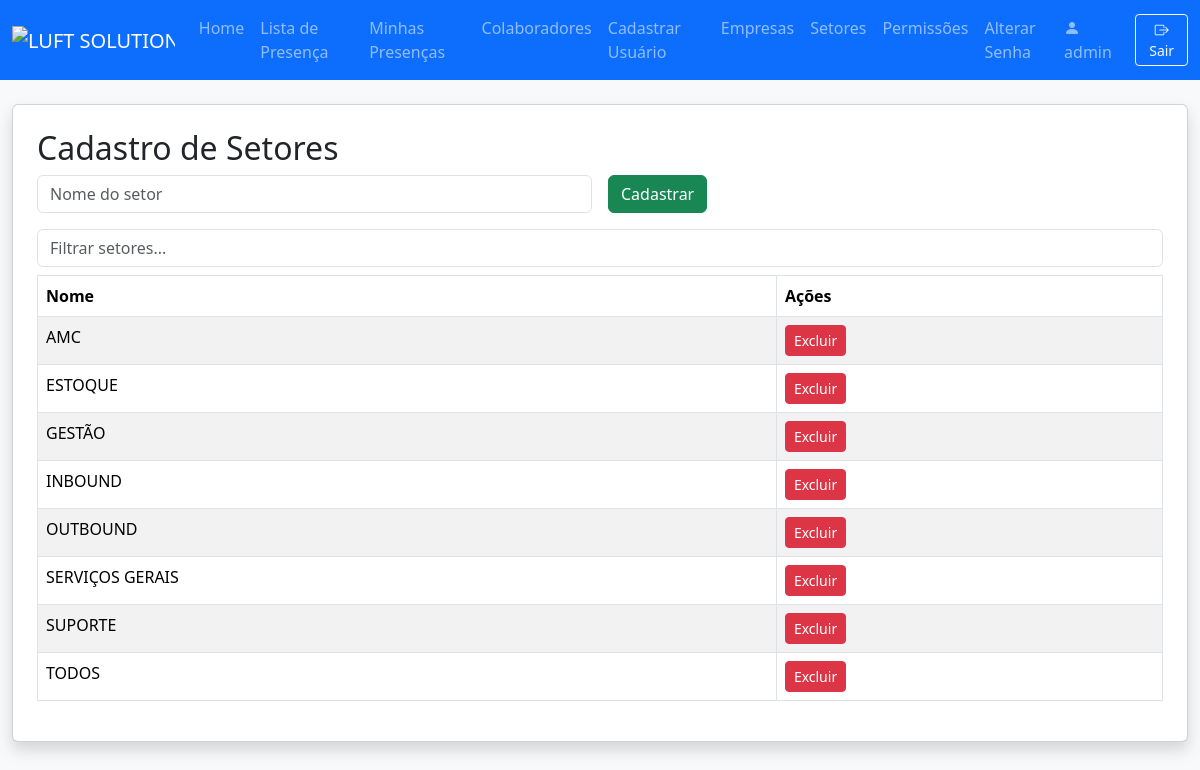
Page /setores (signed in) on the committed database.
### models.py (models this page shows)
class User(db.Model):
    id = db.Column(db.Integer, primary_key=True)
    nome_completo = db.Column(db.String(150), nullable=False)
    username = db.Column(db.String(80), unique=True, nullable=False)
    password = db.Column(db.String(200), nullable=False)
    role = db.Column(db.String(20), nullable=False, default='lider')
    empresa_id = db.Column(db.Integer, db.ForeignKey('empresa.id'))
    setor_id = db.Column(db.Integer, db.ForeignKey('setor.id'))
    empresas = db.relationship('Empresa', secondary=user_empresas, backref='usuarios')
    empresa = db.relationship('Empresa')
    setor = db.relationship('Setor')
    precisa_trocar_senha = db.Column(db.Boolean, default=True)

class Setor(db.Model):
    id = db.Column(db.Integer, primary_key=True)
    nome = db.Column(db.String(100), unique=True, nullable=False)

### app.py (the view, shortened to what this page needs)
@app.route('/setores', methods=['GET', 'POST'])
@login_required
def setores():
    if not has_permission(g.user, 'can_access_setores'):
        flash('Sem acesso.')
        return redirect(url_for('index'))
    setores = Setor.query.order_by(Setor.nome).all()
    return render_template('setores.html', setores=setores, user=g.user)

### app.py (called while the page is built)
@app.after_request
def add_no_cache_headers(response):
    response.headers['Cache-Control'] = 'no-store, no-cache, must-revalidate, private'
    response.headers['Pragma'] = 'no-cache'
    response.headers['Expires'] = '0'
    return response

@app.before_request
def load_logged_in_user():
    user_id = session.get('user_id')
    g.user = None
    if user_id is not None:
        g.user = User.query.get(user_id)
    public_routes = ['login', 'static', 'home']
    if not g.user and request.endpoint not in public_routes:
        flash('Faça login para acessar esta página.')
        return redirect(url_for('login', next=request.url))

def login_required(f):
    @wraps(f)
    def decorated_function(*args, **kwargs):
        if g.user is None:
            flash('Faça login para acessar esta página.')
            return redirect(url_for('login', next=request.url))
        return f(*args, **kwargs)
    return decorated_function

def has_permission(user, perm_field):
    if not user:
        return False
    if user.username == MASTER_USER:
        return True
    perm = Permission.query.filter_by(role=user.role).first()
    return getattr(perm, perm_field, False) if perm else False

### templates/setores.html (shortened to what this page needs)
{% extends "navbar.html" %}
{% block content %}
<div class="card shadow p-4 mb-4">
    <h2>Cadastro de Setores</h2>
    <form method="POST" class="row g-3 mb-3">
        <div class="col-md-6">
            <input type="text" class="form-control" name="nome" placeholder="Nome do setor" required>
        </div>
        <div class="col-md-2">
            <button class="btn btn-success" type="submit">Cadastrar</button>
        </div>
    </form>
    <input type="text" id="filtroSetor" class="form-control mb-2" placeholder="Filtrar setores...">
    <div class="table-responsive">
        <table class="table table-bordered table-striped" id="tabelaSetores">
            <thead>
                <tr>
                    <th>Nome</th>
                    <th>Ações</th>
                </tr>
            </thead>
            <tbody>
                {% for setor in setores %}
                <tr>
                    <td>{{ setor.nome }}</td>
                    <td>
                        <a href="{{ url_for('delete_setor', id=setor.id) }}" class="btn btn-sm btn-danger" onclick="return confirm('Excluir setor?')">Excluir</a>
                    </td>
                </tr>
                {% endfor %}
            </tbody>
        </table>
    </div>
</div>
{% endblock %}

### templates/navbar.html (shortened to what this page needs)
<!DOCTYPE html>
<html lang="pt-br">
<head>
  <link href="https://cdn.jsdelivr.net/npm/bootstrap@5.3.3/dist/css/bootstrap.min.css" rel="stylesheet">
  <link rel="stylesheet" href="https://cdn.jsdelivr.net/npm/bootstrap-icons@1.11.3/font/bootstrap-icons.min.css">
</head>
<body class="bg-light">
  <nav class="navbar navbar-expand-lg navbar-dark bg-primary">
    <div class="container-fluid">
      <a class="navbar-brand" href="#">
        <img src="https://i.postimg.cc/hPGVrc5f/LUFT-SOLUTIONS.webp" alt="LUFT SOLUTIONS" style="height:48px;">
      </a>
      <div class="collapse navbar-collapse" id="mainNavbar">
        <ul class="navbar-nav me-auto mb-2 mb-lg-0">
          {% if user and has_permission(user, 'can_access_index') %}
          <li class="nav-item">
            <a class="nav-link" href="{{ url_for('index') }}">Home</a>
          </li>
          {% endif %}
          {% if user and has_permission(user, 'can_access_lista_presenca') %}
          <li class="nav-item">
            <a class="nav-link" href="{{ url_for('lista_presenca') }}">Lista de Presença</a>
          </li>
          <li class="nav-item">
            <a class="nav-link" href="{{ url_for('minhas_presencas') }}">Minhas Presenças</a>
          </li>
          {% endif %}
          {% if user and has_permission(user, 'can_access_colaboradores') %}
          <li class="nav-item">
            <a class="nav-link" href="{{ url_for('colaboradores') }}">Colaboradores</a>
          </li>
          {% endif %}
          {% if user and has_permission(user, 'can_access_register_user') %}
          <li class="nav-item">
            <a class="nav-link" href="{{ url_for('register_user') }}">Cadastrar Usuário</a>
          </li>
          {% endif %}
          {% if user and has_permission(user, 'can_access_empresas') %}
          <li class="nav-item">
            <a class="nav-link" href="{{ url_for('empresas') }}">Empresas</a>
          </li>
          {% endif %}
          {% if user and has_permission(user, 'can_access_setores') %}
          <li class="nav-item">
            <a class="nav-link" href="{{ url_for('setores') }}">Setores</a>
          </li>
          {% endif %}
          {% if user and (user.role == 'admin' or user.role == 'master' or user.username == 'luftsolutions.extrema') %}
          <li class="nav-item">
            <a class="nav-link" href="{{ url_for('permissions') }}">Permissões</a>
          </li>
          {% endif %}
          {% if user %}
          <li class="nav-item">
              <a class="nav-link" href="{{ url_for('alterar_senha') }}">Alterar Senha</a>
          </li>
          {% endif %}
        </ul>
        {% if user %}
        <div class="d-flex align-items-center">
          <span class="navbar-text me-3">
            <i class="bi bi-person-fill"></i> {{ user.username }}
          </span>
          <a href="{{ url_for('logout') }}" class="btn btn-outline-light btn-sm" title="Sair">
            <i class="bi bi-box-arrow-right"></i> Sair
          </a>
        </div>
        {% endif %}
      </div>
    </div>
  </nav>
  <div class="container-fluid" style="padding-top: 24px;">
    {% block content %}{% endblock %}
  </div>
</body>
</html>

### rows in the picture
User: username "admin"
Setor: nome "AMC"
Setor: nome "ESTOQUE"
Setor: nome "GESTÃO"
Setor: nome "INBOUND"
Setor: nome "OUTBOUND"
Setor: nome "SERVIÇOS GERAIS"
Setor: nome "SUPORTE"
Setor: nome "TODOS"
